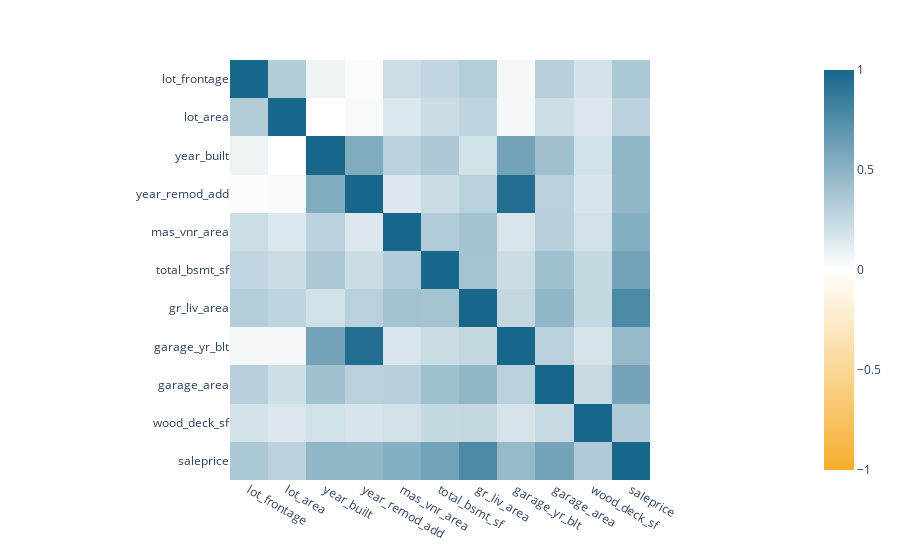

Source (notebook cell):
### Code cell
px.imshow(ames_cor, 
          color_continuous_scale=["#F6AE2D", "white", "#18678B"], 
          color_continuous_midpoint=0)

### Figure 1 — Plotly figure (JSON) as saved in the notebook; plotly's stock layout.template omitted (floating-point values rounded to 4 significant figures)
{"data": [{"coloraxis": "coloraxis", "hovertemplate": "x: %{x}<br>y: %{y}<br>color: %{z}<extra></extra>", "name": "0", "type": "heatmap", "x": ["lot_frontage", "lot_area", "year_built", "year_remod_add", "mas_vnr_area", "total_bsmt_sf", "gr_liv_area", "garage_yr_blt", "garage_area", "wood_deck_sf", "saleprice"], "xaxis": "x", "y": ["lot_frontage", "lot_area", "year_built", "year_remod_add", "mas_vnr_area", "total_bsmt_sf", "gr_liv_area", "garage_yr_blt", "garage_area", "wood_deck_sf", "saleprice"], "yaxis": "y", "z": [[1, 0.3333, 0.07421, 0.01572, 0.2261, 0.2675, 0.3295, 0.04891, 0.3086, 0.1848, 0.3637], [0.3333, 1, 0.005342, 0.0312, 0.154, 0.2308, 0.2802, 0.04557, 0.2177, 0.1563, 0.292], [0.07421, 0.005342, 1, 0.5484, 0.2921, 0.3604, 0.1976, 0.6034, 0.408, 0.1984, 0.481], [0.01572, 0.0312, 0.5484, 1, 0.1518, 0.2291, 0.3049, 0.9582, 0.3002, 0.1717, 0.4754], [0.2261, 0.154, 0.2921, 0.1518, 1, 0.3396, 0.3957, 0.1684, 0.3104, 0.1954, 0.5265], [0.2675, 0.2308, 0.3604, 0.2291, 0.3396, 1, 0.3891, 0.2299, 0.4145, 0.2506, 0.6143], [0.3295, 0.2802, 0.1976, 0.3049, 0.3957, 0.3891, 1, 0.2604, 0.4758, 0.2538, 0.7747], [0.04891, 0.04557, 0.6034, 0.9582, 0.1684, 0.2299, 0.2604, 1, 0.3036, 0.1777, 0.4516], [0.3086, 0.2177, 0.408, 0.3002, 0.3104, 0.4145, 0.4758, 0.3036, 1, 0.2412, 0.5975], [0.1848, 0.1563, 0.1984, 0.1717, 0.1954, 0.2506, 0.2538, 0.1777, 0.2412, 1, 0.3437], [0.3637, 0.292, 0.481, 0.4754, 0.5265, 0.6143, 0.7747, 0.4516, 0.5975, 0.3437, 1]]}], "layout": {"coloraxis": {"cmid": 0, "colorscale": [[0, "#F6AE2D"], [0.5, "white"], [1, "#18678B"]]}, "margin": {"t": 60}, "xaxis": {"anchor": "y", "constrain": "domain", "domain": [0, 1], "scaleanchor": "y"}, "yaxis": {"anchor": "x", "autorange": "reversed", "constrain": "domain", "domain": [0, 1]}}}
